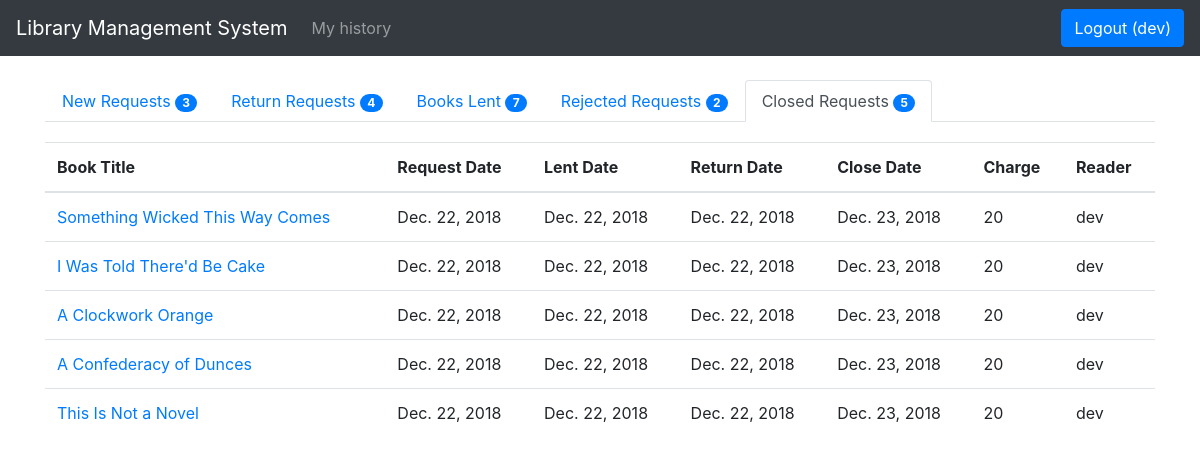
/library/books/manage_requests_close (signed in), run on an earlier commit of the app's database.
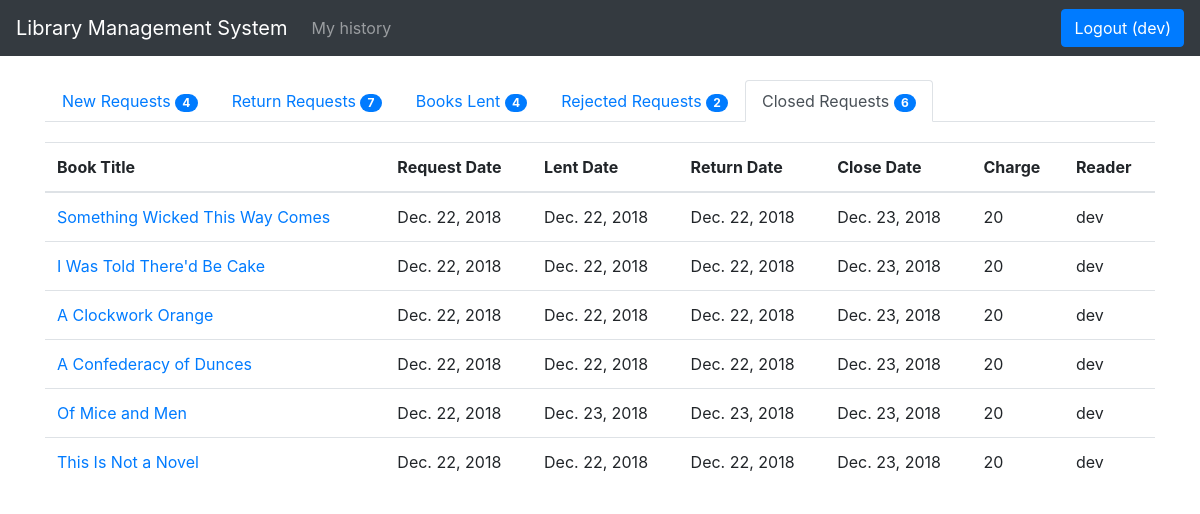
And on a later commit of the database.
### library/models.py (models this page shows, shortened)
class BookLendDetail(models.Model):
    book_status = (('p', 'pending'), ('l', 'lent'), ('r', 'returned'), ('c', 'closed'), ('n', 'rejected'))
    book = models.ForeignKey(Book, on_delete=models.SET_NULL, null=True)
    reader = models.ForeignKey(User, on_delete=models.SET_NULL, null=True, blank=True)
    request_date = models.DateField(null=True, blank=True)
    lent_date = models.DateField(null=True, blank=True)
    return_date = models.DateField(null=True, blank=True)
    close_date = models.DateField(null=True, blank=True)
    charge = models.IntegerField()
    status = models.CharField(max_length=1, choices = book_status, blank = True, default = 'p')

class Book(models.Model):
    numeric = RegexValidator(r'^[0-9]*$', 'Only  numeric characters are allowed.')
    book_status = (('a', 'available'), ('l', 'lent'))
    title = models.CharField(max_length=250)
    isbn = models.CharField('ISBN', max_length=13, help_text='13 Character ISBN number', validators=[numeric])
    description = models.TextField(max_length=500)
    price = models.IntegerField()
    total_quantity = models.IntegerField()
    quantity = models.IntegerField(default=1)
    status = models.CharField(max_length=1, choices = book_status, blank = True, default = 'a')
    author = models.ManyToManyField(Author)
    category = models.ManyToManyField(Category)
    def get_absolute_url(self):
        return reverse('book_detail', args=[str(self.id)])
    def display_category(self):
        return ', '.join(category.name for category in self.category.all()[:3])
    display_category.short_description = "Category"
    def display_author(self):
        return ', '.join(author.firstname for author in self.author.all()[:3])
    display_author.short_description = "Author"

### library/views.py (the view)
# urls.py: path('books/manage_requests_close', views.manage_requests_close, name='manage_requests_close'),
@login_required
def manage_requests_close(request):
    close_request_data = BookLendDetail.objects.filter(status = 'c').order_by("-close_date")
    context = manage_requests_count()
    paginator = Paginator(close_request_data, 10)
    page = request.GET.get('page')
    try:
        close_request_data = paginator.page(page)
    except PageNotAnInteger:
        close_request_data = paginator.page(1)
    except EmptyPage:
        close_request_data = paginator.page(paginator.num_pages)
    return render(request, 'manage_requests_close.html', {'close_request' : close_request_data, 'context': context})

### library/views.py (called while the page is built)
def manage_requests_count():
    p = BookLendDetail.objects.filter(status = 'p').order_by("-request_date")
    r = BookLendDetail.objects.filter(status = 'r').order_by("-return_date")
    l = BookLendDetail.objects.filter(status = 'l').order_by("-lent_date")
    c = BookLendDetail.objects.filter(status = 'c').order_by("-close_date")
    n = BookLendDetail.objects.filter(status = 'n').order_by("-close_date")
    context = {
        'p' : p.count,
        'r' : r.count,
        'l' : l.count,
        'c' : c.count,
        'n' : n.count
    }
    return context

### library/templates/manage_requests_close.html (shortened to what this page needs)
{% extends "base.html" %} {% block content %}
<ul class="nav nav-tabs">
  <li class="nav-item">
    <a class="nav-link" href="{% url 'manage_requests' %}">New Requests <span id="lcount" class="badge badge-primary badge-pill">{{ context.p  }}</span></a>
  </li>
  <li class="nav-item">
    <a class="nav-link" href="{% url 'manage_requests_return' %}">Return Requests <span id="rcount" class="badge badge-primary badge-pill">{{ context.r }}</span></a>
  </li>
  <li class="nav-item">
    <a class="nav-link" href="{% url 'manage_requests_lent' %}">Books Lent <span id="" class="badge badge-primary badge-pill">{{ context.l }}</span></a>
  </li>
  <li class="nav-item">
    <a class="nav-link" href="{% url 'manage_requests_rejected' %}">Rejected Requests <span id="" class="badge badge-primary badge-pill">{{ context.n }}</span></a>
  </li>
  <li class="nav-item">
      <a class="nav-link active" href="{% url 'manage_requests_close' %}">Closed Requests <span id="" class="badge badge-primary badge-pill">{{ context.c }}</span></a>
  </li>
</ul>
<table class="table req-table">
  <thead>
    {% if context.c > 0 %}
    <tr class="t_body2">
      <th scope="col">Book Title</th>
      <th scope="col">Request Date</th>
      <th scope="col">Lent Date</th>
      <th scope="col">Return Date</th>
      <th scope="col">Close Date</th>
      <th scope="col">Charge</th>
      <th scope="col">Reader</th>
    </tr>
    {% endif %}
  </thead>
  <tbody class="t_body2">
    {% for req in close_request %}
    <tr id="{{ req.id }}">
      <td>
        <a href="{{ req.book.get_absolute_url  }}">{{ req.book.title }}</a>
      </td>
      <td>{{ req.request_date }}</td>
      <td>{{ req.lent_date }}</td>
      <td>{{ req.return_date }}</td>
      <td>{{ req.close_date }}</td>
      <td>{{ req.charge }}</td>
      <td>{{ req.reader.username }}</td>
    </tr>
    {% endfor %}
  </tbody>
</table>
{% endblock %}

What changed in the data, as far as the page shows it:
now on this page (row edited): BookLendDetail: book "Of Mice and Men", request_date "Dec. 22, 2018", lent_date "Dec. 23, 2018", return_date "Dec. 23, 2018", close_date "Dec. 23, 2018", charge "20", reader.username "dev"
Also different on the page:
{{ context.p }}: "3" → "4"
{{ context.r }}: "4" → "7"
{{ context.l }}: "7" → "4"
{{ context.c }}: "5" → "6"
